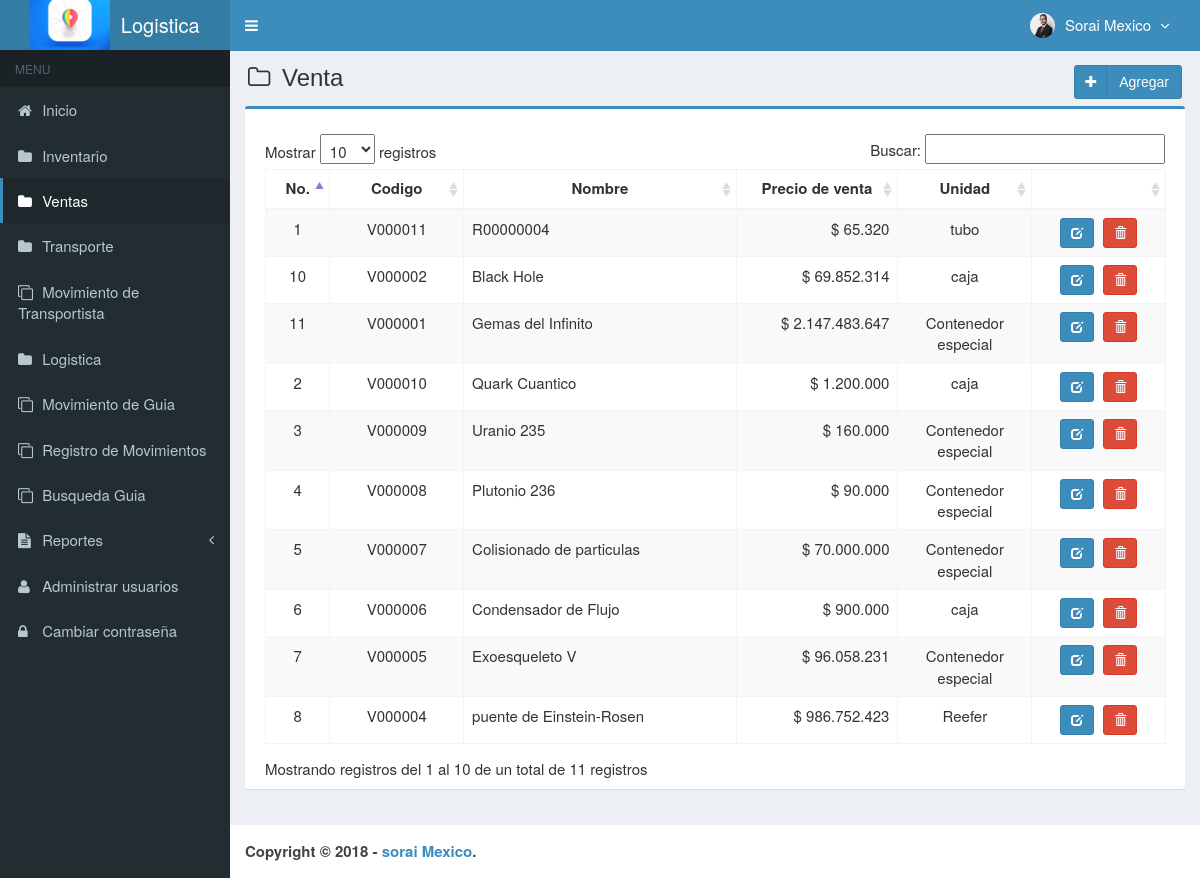
Page /main.php?module=venta (signed in) on the committed database.
### tables this page shows
CREATE TABLE `usuarios` (
  `id_user` int(3) NOT NULL,
  `username` varchar(50) NOT NULL,
  `name_user` varchar(50) NOT NULL,
  `password` varchar(50) NOT NULL,
  `email` varchar(50) DEFAULT NULL,
  `telefono` varchar(13) DEFAULT NULL,
  `foto` varchar(100) DEFAULT NULL,
  `permisos_acceso` enum('Super Admin','Gerente','Almacenista','Visitante') NOT NULL,
  `status` enum('activo','bloqueado') NOT NULL DEFAULT 'activo',
  `created_at` timestamp NOT NULL DEFAULT CURRENT_TIMESTAMP,
  `updated_at` timestamp NOT NULL DEFAULT CURRENT_TIMESTAMP ON UPDATE CURRENT_TIMESTAMP
);

CREATE TABLE `venta` (
  `codigo` varchar(7) NOT NULL,
  `nombre` varchar(50) NOT NULL,
  `precio_venta` int(11) NOT NULL,
  `unidad` varchar(20) NOT NULL,
  `created_user` int(3) NOT NULL,
  `created_date` timestamp NOT NULL DEFAULT CURRENT_TIMESTAMP,
  `updated_user` int(3) NOT NULL,
  `updated_date` timestamp NOT NULL DEFAULT CURRENT_TIMESTAMP ON UPDATE CURRENT_TIMESTAMP
);

### config/fungsi_rupiah.php (called while the page is built, shortened)
<?php
function format_rupiah($angka){
  $rupiah=number_format($angka,0,',','.');
  return $rupiah;
}
?>

### modules/venta/view.php (the view, shortened to what this page needs)
<section class="content-header">
  <h1>
    <i class="fa fa-folder-o icon-title"></i> Venta
    <a class="btn btn-primary btn-social pull-right" href="?module=form_venta&form=add" title="agregar" data-toggle="tooltip">
      <i class="fa fa-plus"></i> Agregar
    </a>
  </h1>
</section>
<section class="content">
  <div class="row">
    <div class="col-md-12">
      <div class="box box-primary">
        <div class="box-body">
          <table id="dataTables1" class="table table-bordered table-striped table-hover">
            <thead>
              <tr>
                <th class="center">No.</th>
                <th class="center">Codigo</th>
                <th class="center">Nombre</th>
                <th class="center">Precio de venta</th>
                <th class="center">Unidad</th>
                <th></th>
              </tr>
            </thead>
            <tbody>
            <?php
            $no = 1;
            $query = mysqli_query($mysqli, "SELECT codigo,nombre,precio_venta,unidad FROM venta ORDER BY codigo DESC")
                                            or die('error: '.mysqli_error($mysqli));
            while ($data = mysqli_fetch_assoc($query)) {
              $precio_venta = format_rupiah($data['precio_venta']);
              echo "<tr>
                      <td width='30' class='center'>$no</td>
                      <td width='80' class='center'>$data[codigo]</td>
                      <td width='180'>$data[nombre]</td>
                      <td width='100' align='right'>$ $precio_venta</td>
                      <td width='80' class='center'>$data[unidad]</td>
                      <td class='center' width='80'>
                        <div>
                          <a data-toggle='tooltip' data-placement='top' title='modificar' style='margin-right:5px' class='btn btn-primary btn-sm' href='?module=form_venta&form=edit&id=$data[codigo]'>
                              <i style='color:#fff' class='glyphicon glyphicon-edit'></i>
                          </a>";
            ?>
                          <a data-toggle="tooltip" data-placement="top" title="Eliminar" class="btn btn-danger btn-sm" href="modules/venta/proses.php?act=delete&id=<?php echo $data['codigo'];?>" onclick="return confirm('estas seguro de eliminar<?php echo $data['nombre']; ?> ?');">
                              <i style="color:#fff" class="glyphicon glyphicon-trash"></i>
                          </a>
            <?php
              echo "    </div>
                      </td>
                    </tr>";
              $no++;
            }
            ?>
            </tbody>
          </table>
        </div>
      </div>
    </div>
  </div>
</section><!-- /.content

### top-menu.php (shortened to what this page needs)
<?php
require_once "config/database.php";
$query = mysqli_query($mysqli, "SELECT id_user, name_user, foto, permisos_acceso FROM usuarios WHERE id_user='$_SESSION[id_user]'")
                                or die('error: '.mysqli_error($mysqli));
$data = mysqli_fetch_assoc($query);
?>
<li class="dropdown user user-menu">
  <a href="#" class="dropdown-toggle" data-toggle="dropdown">
  <?php
  if ($data['foto']=="") { ?>
    <img src="images/user/user-default.png" class="user-image" alt="User Image"/>
  <?php
  }
  else { ?>
    <img src="images/user/<?php echo $data['foto']; ?>" class="user-image" alt="User Image"/>
  <?php
  }
  ?>
    <span class="hidden-xs"><?php echo $data['name_user']; ?> <i style="margin-left:5px" class="fa fa-angle-down"></i></span>
  </a>
</li>

### assets/css/style.css (style rules this page uses)
.btn-social *:first-child { border-right: 1px solid rgba(0, 0, 0, 0.1); bottom: 0; font-size: 1em !important; left: 0; line-height: 32px !important; position: absolute; text-align: center; top: 0; width: 32px !important; }
.content-header { padding: 15px 18px 0; position: relative; }
.center { text-align:center; }
.icon-title { margin-right: 5px; }
body { background-color: #fff; color: #333; font-size: 15px; line-height: 1.42857; }

### rows in the picture
usuarios: foto (picture), name_user "Sorai Mexico"
venta: codigo "V000011", nombre "R00000004", precio_venta "65.320", unidad "tubo"
venta: codigo "V000010", nombre "Quark Cuantico", precio_venta "1.200.000", unidad "caja"
venta: codigo "V000009", nombre "Uranio 235", precio_venta "160.000", unidad "Contenedor especial"
venta: codigo "V000008", nombre "Plutonio 236", precio_venta "90.000", unidad "Contenedor especial"
venta: codigo "V000007", nombre "Colisionado de particulas", precio_venta "70.000.000", unidad "Contenedor especial"
venta: codigo "V000006", nombre "Condensador de Flujo", precio_venta "900.000", unidad "caja"
venta: codigo "V000005", nombre "Exoesqueleto V", precio_venta "96.058.231", unidad "Contenedor especial"
venta: codigo "V000004", nombre "puente de Einstein-Rosen", precio_venta "986.752.423", unidad "Reefer"
venta: codigo "V000002", nombre "Black Hole", precio_venta "69.852.314", unidad "caja"
venta: codigo "V000001", nombre "Gemas del Infinito", precio_venta "2.147.483.647", unidad "Contenedor especial"
